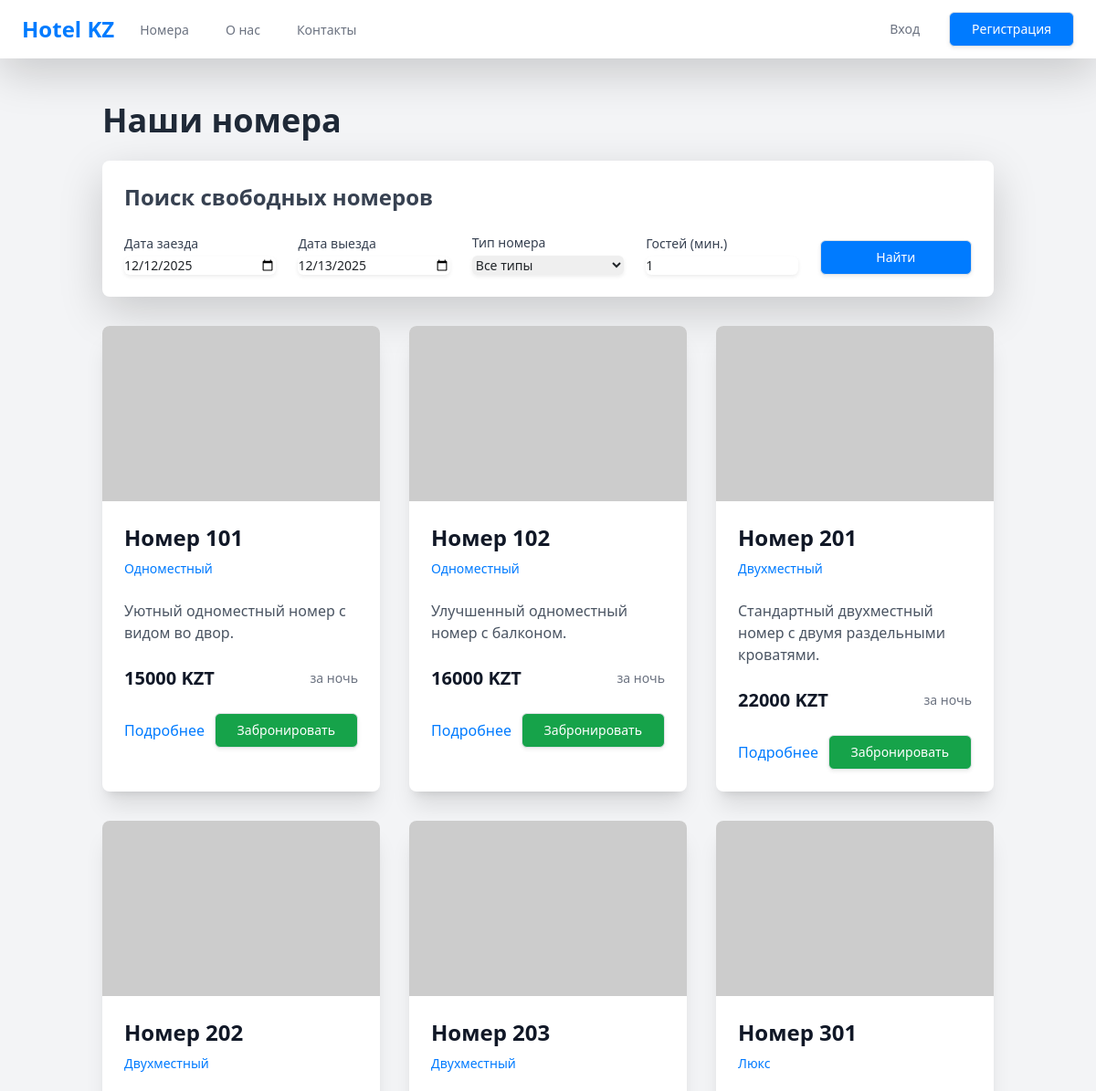
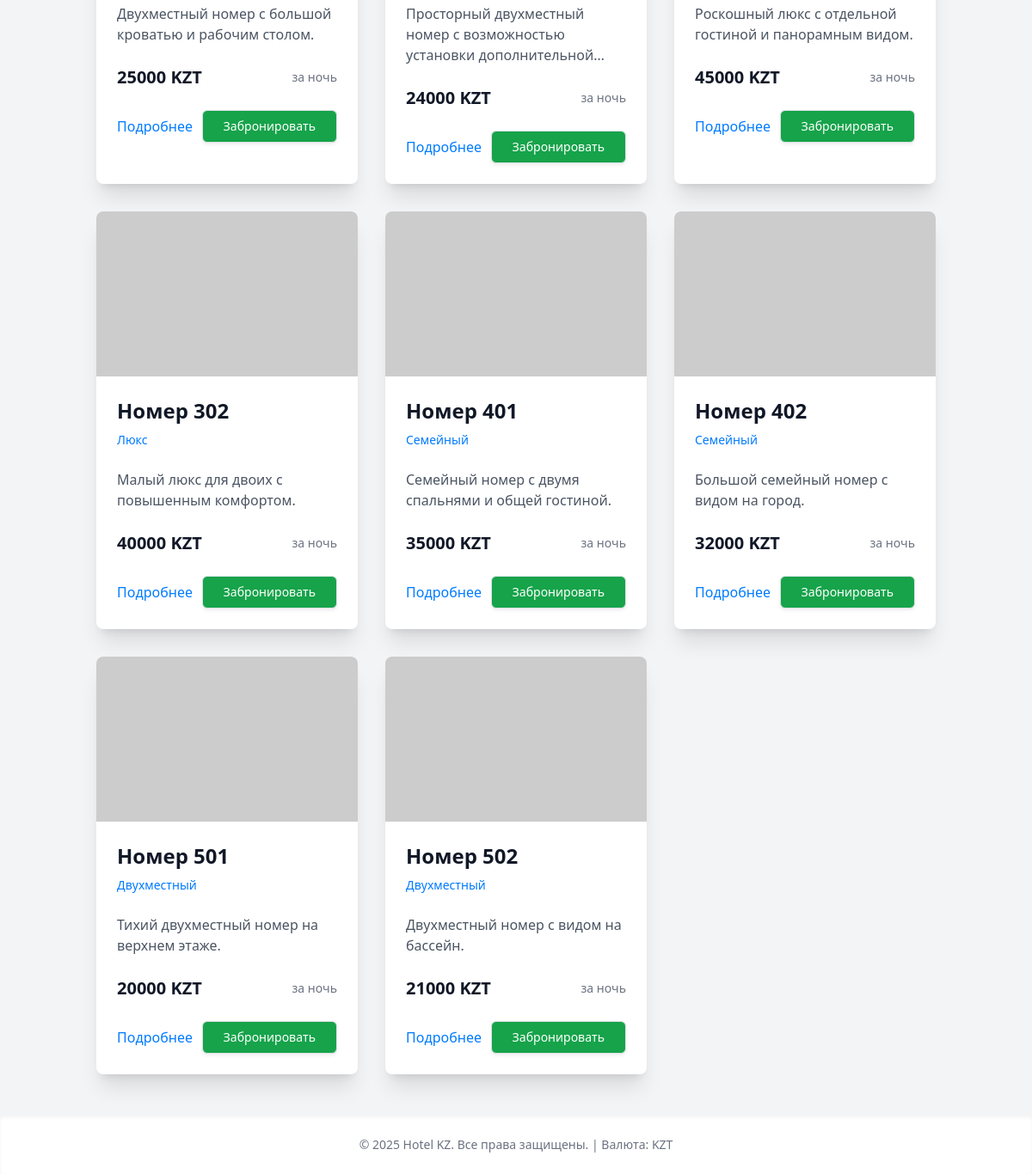
/rooms/, run on the app's committed database (2 pictures, top to bottom).
### hotel/models.py (models this page shows, shortened)
class Room(models.Model):
    ROOM_TYPES = [
        ('single', _('Одноместный')),
        ('double', _('Двухместный')),
        ('suite', _('Люкс')),
        ('family', _('Семейный')),
    ]
    number = models.CharField(max_length=10, unique=True, verbose_name=_("Номер комнаты"))
    room_type = models.CharField(max_length=20, choices=ROOM_TYPES, verbose_name=_("Тип комнаты"))
    price_per_night = models.DecimalField(max_digits=10, decimal_places=2, verbose_name=_("Цена за ночь (KZT)"))
    max_guests = models.PositiveSmallIntegerField(verbose_name=_("Макс. гостей"))
    description = models.TextField(verbose_name=_("Описание"))
    amenities = models.TextField(blank=True, verbose_name=_("Удобства (через запятую)"))
    photo = models.ImageField(upload_to='room_photos/', blank=True, null=True, verbose_name=_("Фото"))
    class Meta:
        verbose_name = _("Комната")
        verbose_name_plural = _("Комнаты")

### hotel/views.py (the view, shortened to what this page needs)
# urls.py: path('rooms/', RoomListView.as_view(), name='room_list'),
class RoomListView(TemplateView):
    template_name = 'hotel/room_list.html'
    def get_context_data(self, **kwargs):
        context = super().get_context_data(**kwargs)
        check_in = self.request.GET.get('check_in')
        check_out = self.request.GET.get('check_out')
        room_type = self.request.GET.get('room_type')
        max_guests = self.request.GET.get('max_guests')
        rooms = Room.objects.all()
        if room_type and room_type != 'all':
            rooms = rooms.filter(room_type=room_type)
            context['room_type'] = room_type
            context['is_filtered'] = True
        if max_guests and max_guests.isdigit():
            rooms = rooms.filter(max_guests__gte=int(max_guests))
            context['max_guests'] = max_guests
            context['is_filtered'] = True
        context['rooms'] = rooms
        context['room_types'] = Room.ROOM_TYPES
        context['today'] = date.today().isoformat()
        context['tomorrow'] = (date.today() + timedelta(days=1)).isoformat()
        return context

### hotel/templates/hotel/room_list.html (shortened to what this page needs)
{% extends 'base.html' %}
{% block content %}
<div class="container mx-auto p-4">
    <h1 class="text-4xl font-bold mb-6 text-gray-800">Наши номера</h1>
    <div class="bg-white p-6 rounded-lg shadow-lg mb-8">
        <h2 class="text-2xl font-semibold mb-4 text-gray-700">Поиск свободных номеров</h2>
        <form method="get" action="{% url 'room_list' %}" class="grid grid-cols-1 md:grid-cols-5 gap-4 items-end">
            <div class="col-span-1">
                <label for="check_in" class="block text-sm font-medium text-gray-700">Дата заезда</label>
                <input type="date" name="check_in" id="check_in" value="{{ check_in|default:today }}" min="{{ today }}" required class="mt-1 block w-full rounded-md border-gray-300 shadow-sm focus:border-indigo-500 focus:ring-indigo-500 sm:text-sm">
            </div>
            <div class="col-span-1">
                <label for="check_out" class="block text-sm font-medium text-gray-700">Дата выезда</label>
                <input type="date" name="check_out" id="check_out" value="{{ check_out|default:tomorrow }}" min="{{ tomorrow }}" required class="mt-1 block w-full rounded-md border-gray-300 shadow-sm focus:border-indigo-500 focus:ring-indigo-500 sm:text-sm">
            </div>
            <div class="col-span-1">
                <label for="room_type" class="block text-sm font-medium text-gray-700">Тип номера</label>
                <select name="room_type" id="room_type" class="mt-1 block w-full rounded-md border-gray-300 shadow-sm focus:border-indigo-500 focus:ring-indigo-500 sm:text-sm">
                    <option value="all">Все типы</option>
                </select>
            </div>
            <div class="col-span-1">
                <label for="max_guests" class="block text-sm font-medium text-gray-700">Гостей (мин.)</label>
                <input type="number" name="max_guests" id="max_guests" value="{{ max_guests|default:1 }}" min="1" class="mt-1 block w-full rounded-md border-gray-300 shadow-sm focus:border-indigo-500 focus:ring-indigo-500 sm:text-sm">
            </div>
            <div class="col-span-1">
                <button type="submit" class="w-full py-2 px-4 border border-transparent rounded-md shadow-sm text-sm font-medium text-white bg-hotel-primary hover:bg-blue-700 focus:outline-none focus:ring-2 focus:ring-offset-2 focus:ring-blue-500">
                    Найти
                </button>
            </div>
        </form>
    </div>
    <div class="grid grid-cols-1 md:grid-cols-2 lg:grid-cols-3 gap-8">
        {% if rooms %}
            {% for room in rooms %}
                <div class="bg-white rounded-lg shadow-xl overflow-hidden">
                    <img class="h-48 w-full object-cover" src="https://picsum.photos/seed/room_{{ room.number }}/400/300" alt="Фото номера {{ room.number }}">
                    <div class="p-6">
                        <h2 class="text-2xl font-bold text-gray-900 mb-2">Номер {{ room.number }}</h2>
                        <p class="text-sm font-medium text-hotel-primary mb-4">{{ room.get_room_type_display }}</p>
                        <p class="text-gray-600 mb-4 line-clamp-3">{{ room.description|truncatechars:100 }}</p>
                        <div class="flex justify-between items-center mb-4">
                            <span class="text-xl font-bold text-gray-900">{{ room.price_per_night|floatformat:0 }} KZT</span>
                            <span class="text-sm text-gray-500">за ночь</span>
                        </div>
                        <div class="flex justify-between items-center">
                            <a href="{% url 'room_detail' pk=room.pk %}" class="text-hotel-primary hover:text-blue-700 font-medium">Подробнее</a>
                            <a href="{% url 'booking_create' room_id=room.pk %}" class="inline-flex items-center px-4 py-2 border border-transparent text-sm font-medium rounded-md shadow-sm text-white bg-green-600 hover:bg-green-700">
                                Забронировать
                            </a>
                        </div>
                    </div>
                </div>
            {% endfor %}
        {% else %}
            <div class="col-span-full bg-yellow-100 border-l-4 border-yellow-500 text-yellow-700 p-4" role="alert">
                <p class="font-bold">Ничего не найдено</p>
                <p>К сожалению, по вашему запросу свободных номеров нет. Попробуйте изменить даты или фильтры.</p>
            </div>
        {% endif %}
    </div>
</div>
{% endblock %}

### hotel/templates/base.html (shortened to what this page needs)
{% load static %}
<!DOCTYPE html>
<html lang="ru">
<head>
    <script src="https://cdn.tailwindcss.com"></script>
    <link href="https://cdn.jsdelivr.net/npm/bootstrap@5.3.3/dist/css/bootstrap.min.css" rel="stylesheet">
</head>
<body class="bg-gray-100 min-h-screen flex flex-col">
    <nav class="bg-white shadow-lg">
        <div class="max-w-7xl mx-auto px-4 sm:px-6 lg:px-8">
            <div class="flex justify-between h-16">
                <div class="flex">
                    <div class="flex-shrink-0 flex items-center">
                        <a href="{% url 'home' %}" class="text-2xl font-bold text-hotel-primary">Hotel KZ</a>
                    </div>
                    <div class="hidden sm:ml-6 sm:flex sm:space-x-8">
                        <a href="{% url 'room_list' %}" class="border-transparent text-gray-500 hover:border-gray-300 hover:text-gray-700 inline-flex items-center px-1 pt-1 border-b-2 text-sm font-medium">Номера</a>
                        <a href="{% url 'about' %}" class="border-transparent text-gray-500 hover:border-gray-300 hover:text-gray-700 inline-flex items-center px-1 pt-1 border-b-2 text-sm font-medium">О нас</a>
                        <a href="{% url 'contact' %}" class="border-transparent text-gray-500 hover:border-gray-300 hover:text-gray-700 inline-flex items-center px-1 pt-1 border-b-2 text-sm font-medium">Контакты</a>
                    </div>
                </div>
                <div class="hidden sm:ml-6 sm:flex sm:items-center">
                    {% if user.is_authenticated %}
                        <a href="{% url 'profile' %}" class="text-gray-500 hover:text-gray-700 px-3 py-2 rounded-md text-sm font-medium">Личный кабинет</a>
                        <form method="post" action="{% url 'logout' %}" class="ml-4" style="display:inline;">
                            {% csrf_token %}
                            <button type="submit" class="inline-flex items-center px-4 py-2 border border-transparent text-sm font-medium rounded-md shadow-sm text-white bg-red-600 hover:bg-red-700">Выход</button>
                        </form>
                    {% else %}
                        <a href="{% url 'login' %}" class="text-gray-500 hover:text-gray-700 px-3 py-2 rounded-md text-sm font-medium">Вход</a>
                        <a href="{% url 'register' %}" class="ml-4 inline-flex items-center px-4 py-2 border border-transparent text-sm font-medium rounded-md shadow-sm text-white bg-hotel-primary hover:bg-blue-700">Регистрация</a>
                    {% endif %}
                </div>
            </div>
        </div>
    </nav>
    <main class="flex-grow">
        <div class="max-w-7xl mx-auto py-6 sm:px-6 lg:px-8">
            {% block content %}
            {% endblock %}
        </div>
    </main>
    <footer class="bg-white shadow-inner mt-auto">
        <div class="max-w-7xl mx-auto py-4 px-4 sm:px-6 lg:px-8 text-center text-gray-500 text-sm">
            &copy; 2025 Hotel KZ. Все права защищены. | Валюта: KZT
        </div>
    </footer>
</body>
</html>

### hotel/templates/base.html (style rules this page uses)
.bg-hotel-primary { background-color: #007bff; }
.text-hotel-primary { color: #007bff; }

### data on the page
Room: number "101", room_type "Одноместный", description "Уютный одноместный номер с видом во двор.", price_per_night "15000"
Room: number "102", room_type "Одноместный", description "Улучшенный одноместный номер с балконом.", price_per_night "16000"
Room: number "201", room_type "Двухместный", description "Стандартный двухместный номер с двумя раздельными кроватями.", price_per_night "22000"
Room: number "202", room_type "Двухместный", description "Двухместный номер с большой кроватью и рабочим столом.", price_per_night "25000"
Room: number "203", room_type "Двухместный", description "Просторный двухместный номер с возможностью установки…", price_per_night "24000"
Room: number "301", room_type "Люкс", description "Роскошный люкс с отдельной гостиной и панорамным видом.", price_per_night "45000"
Room: number "302", room_type "Люкс", description "Малый люкс для двоих с повышенным комфортом.", price_per_night "40000"
Room: number "401", room_type "Семейный", description "Семейный номер с двумя спальнями и общей гостиной.", price_per_night "35000"
Room: number "402", room_type "Семейный", description "Большой семейный номер с видом на город.", price_per_night "32000"
Room: number "501", room_type "Двухместный", description "Тихий двухместный номер на верхнем этаже.", price_per_night "20000"
Room: number "502", room_type "Двухместный", description "Двухместный номер с видом на бассейн.", price_per_night "21000"
